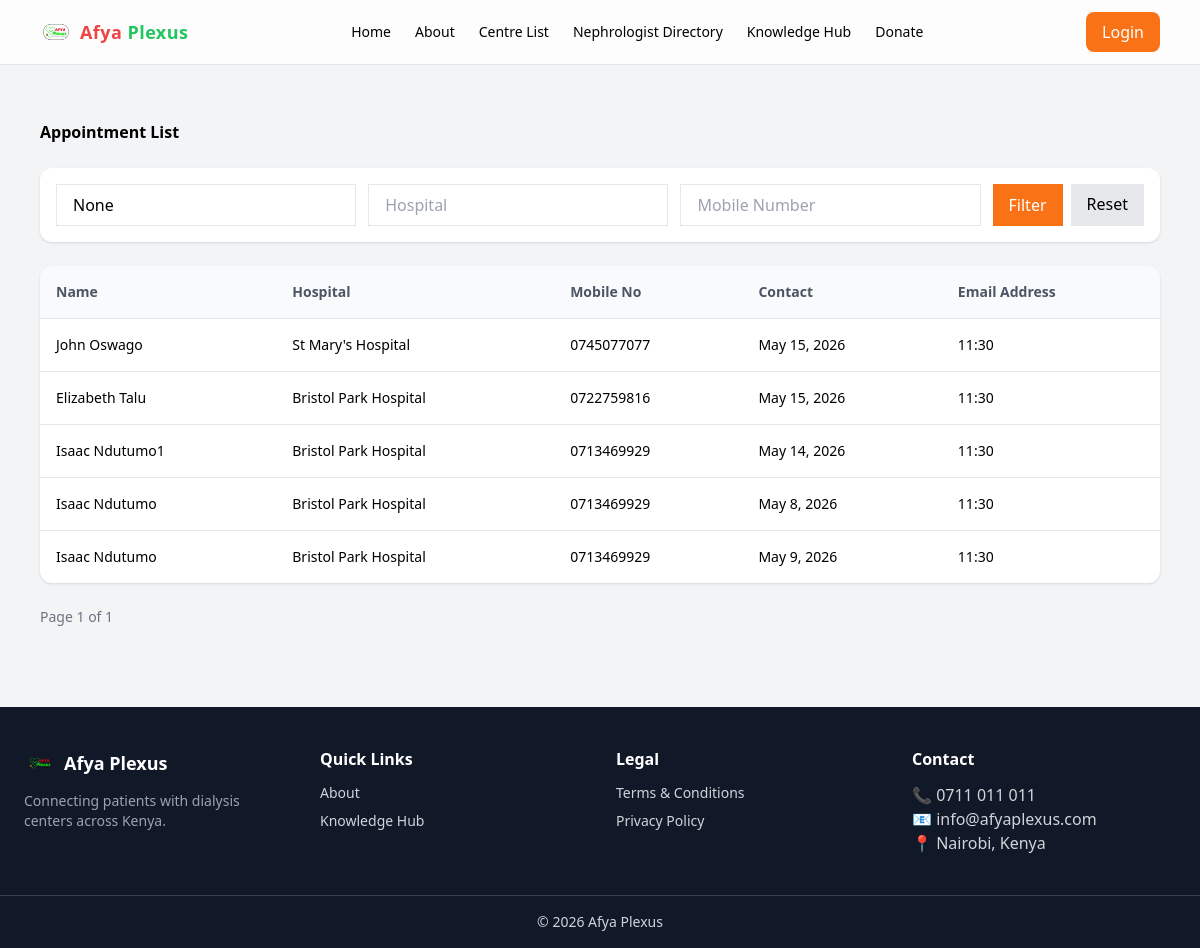
/appointment_list, run on the app's committed database.
### hospital/models.py (models this page shows, shortened)
class Appointment(models.Model):
	id = models.UUIDField(primary_key=True, default=uuid.uuid1, editable=False)
	hospital = models.ForeignKey(Hospital, related_name='appointment',on_delete=models.SET_NULL,null=True,blank=True)
	date = models.DateField(default=timezone.now)
	status = models.CharField(max_length=20,default='active')
	name = models.CharField(max_length=250)
	mobile_number = models.CharField(max_length=20)
	appointment_date = models.DateField(default=timezone.now)
	time = models.CharField(max_length=50)
	comment = models.TextField(null=True,blank=True)

class Hospital(models.Model):
	id = models.UUIDField(primary_key=True, default=uuid.uuid1, editable=False)
	name = models.CharField(max_length=200)
	mobile_number = models.CharField(max_length=20,default="-")
	alternative_number = models.CharField(max_length=20,default="-")
	email_address = models.CharField(max_length=100,default="-")
	website =models.CharField(max_length=100,null=True,blank=True)
	centre_type = models.CharField(max_length=200,default='Public')
	mobile_pysical = models.CharField(max_length=20,default='Physical')
	county = models.CharField(max_length=20,null=True,blank=True)
	constituent = models.CharField(max_length=20,null=True,blank=True)
	location = models.TextField(null=True,blank=True)
	google_pin = models.CharField(max_length=200,null=True,blank=True)
	ward = models.CharField(max_length=20,null=True,blank=True)
	description = models.TextField(null=True,blank=True)
	date = models.DateField(default=timezone.now)
	user = models.ForeignKey(User, related_name='hospital', on_delete=models.SET_NULL,null=True,blank=True)
	status = models.CharField(max_length=20,default='active')
	image = models.FileField(upload_to='hospital/%Y/%m/%d/'')/%Y/%m/%d/',blank=True,null=True)
	latitude = models.FloatField(null=True, blank=True)
	longitude = models.FloatField(null=True, blank=True)
	def __str__(self):
		return self.name

### hospital/views.py (the view)
# urls.py: path('appointment_list', views.appointment_list, name='appointment_list'),
def appointment_list(request):
    query = request.GET.get('q')
    hospital = request.GET.get('hospital')
    location = request.GET.get('location')
    appointment = Appointment.objects.all().order_by('-date')
    if query:
        appointment = appointment.filter(
            Q(name__icontains=query) |
            Q(mobile_number__icontains=query) |
            Q(hospital__icontains=query)
        )
    paginator = Paginator(appointment, 10)
    page_number = request.GET.get('page')
    page_obj = paginator.get_page(page_number)
    return render(request, 'hospital/appointment_list.html', {'page_obj': page_obj,'query': query})

### userprofile/utils.py (called while the page is built, shortened)
def generate_visitor_id():
    return str(uuid.uuid4())

def get_client_ip(request):
    x_forwarded_for = request.META.get("HTTP_X_FORWARDED_FOR")
    if x_forwarded_for:
        ip = x_forwarded_for.split(",")[0]
    else:
        ip = request.META.get("REMOTE_ADDR")
    if ip in ["127.0.0.1", "::1"]:
        return None
    return ip

def get_geo_data(ip):
    if not ip:
        return {}

### hospital/templates/hospital/appointment_list.html (shortened to what this page needs)
{% extends 'base.html' %}
{% block content %}
<div class="max-w-7xl mx-auto py-6">
  <div class="flex flex-col lg:flex-row justify-between items-center gap-4 mb-6">
    <h1 class="text-1xl font-bold">Appointment List</h1>
  </div>
  <form method="GET"
        class="bg-white p-4 rounded-xl shadow mb-6 flex flex-col lg:flex-row gap-3">
    <input type="text" name="q" value="{{ query }}"
           placeholder="Search appointment..."
           class="border px-4 py-2 w-full focus:ring-2 focus:ring-orange-400">
    <input type="text" name="hospital" value="{{ request.GET.hospital }}"
           placeholder="Hospital"
           class="border px-4 py-2 w-full focus:ring-2 focus:ring-orange-400">
    <input type="text" name="mobile_number" value="{{ request.GET.mobile_number }}"
           placeholder="Mobile Number"
           class="border px-4 py-2 w-full focus:ring-2 focus:ring-orange-400">
    <div class="flex gap-2">
      <button class="bg-orange-500 text-white px-4 py-2 w-full">
        Filter
      </button>
      <a href="{% url 'appointment_list' %}"
         class="bg-gray-200 px-4 py-2 w-full text-center">
        Reset
      </a>
    </div>
  </form>
  <div class="bg-white rounded-xl shadow overflow-x-auto">
    <table class="w-full text-sm">
      <thead class="bg-gray-50 sticky top-0 z-10">
        <tr class="text-left text-gray-600">
          <th class="p-4">Name</th>
          <th class="p-4">Hospital</th>
          <th class="p-4">Mobile No</th>
          <th class="p-4">Contact</th>
          <th class="p-4">Email Address</th>
        </tr>
      </thead>
      <tbody>
        {% for appointment in page_obj %}
        <tr class="border-t hover:bg-gray-50 transition">
          <td class="p-4 flex items-center gap-3">
            {{ appointment.name }}
          </td>
          <td class="p-4">
            {{ appointment.hospital|default:"-" }}
          </td>
          <td class="p-4">
            {{ appointment.mobile_number|default:"-" }}
          </td>
          <td class="p-4">
            {{ appointment.appointment_date }}
          </td>
          <td class="p-4">
            {{ appointment.time }}
          </td>
        </tr>
        {% empty %}
        <tr>
          <td colspan="6" class="text-center p-6 text-gray-500">
            No appointments found
          </td>
        </tr>
        {% endfor %}
      </tbody>
    </table>
  </div>
  <div class="flex justify-between items-center mt-6 flex-wrap gap-3">
    <p class="text-sm text-gray-500">
      Page {{ page_obj.number }} of {{ page_obj.paginator.num_pages }}
    </p>
  </div>
</div>
{% endblock %}

### data on the page
Appointment: name "John Oswago", hospital "St Mary's Hospital", mobile_number "0745077077", appointment_date "May 15, 2026", time "11:30"
Appointment: name "Elizabeth Talu", hospital "Bristol Park Hospital", mobile_number "0722759816", appointment_date "May 15, 2026", time "11:30"
Appointment: name "Isaac Ndutumo1", hospital "Bristol Park Hospital", mobile_number "0713469929", appointment_date "May 14, 2026", time "11:30"
Appointment: name "Isaac Ndutumo", hospital "Bristol Park Hospital", mobile_number "0713469929", appointment_date "May 8, 2026", time "11:30"
Appointment: name "Isaac Ndutumo", hospital "Bristol Park Hospital", mobile_number "0713469929", appointment_date "May 9, 2026", time "11:30"

### other printed values
{{ page_obj.number }} "1"
{{ page_obj.paginator.num_pages }} "1"
